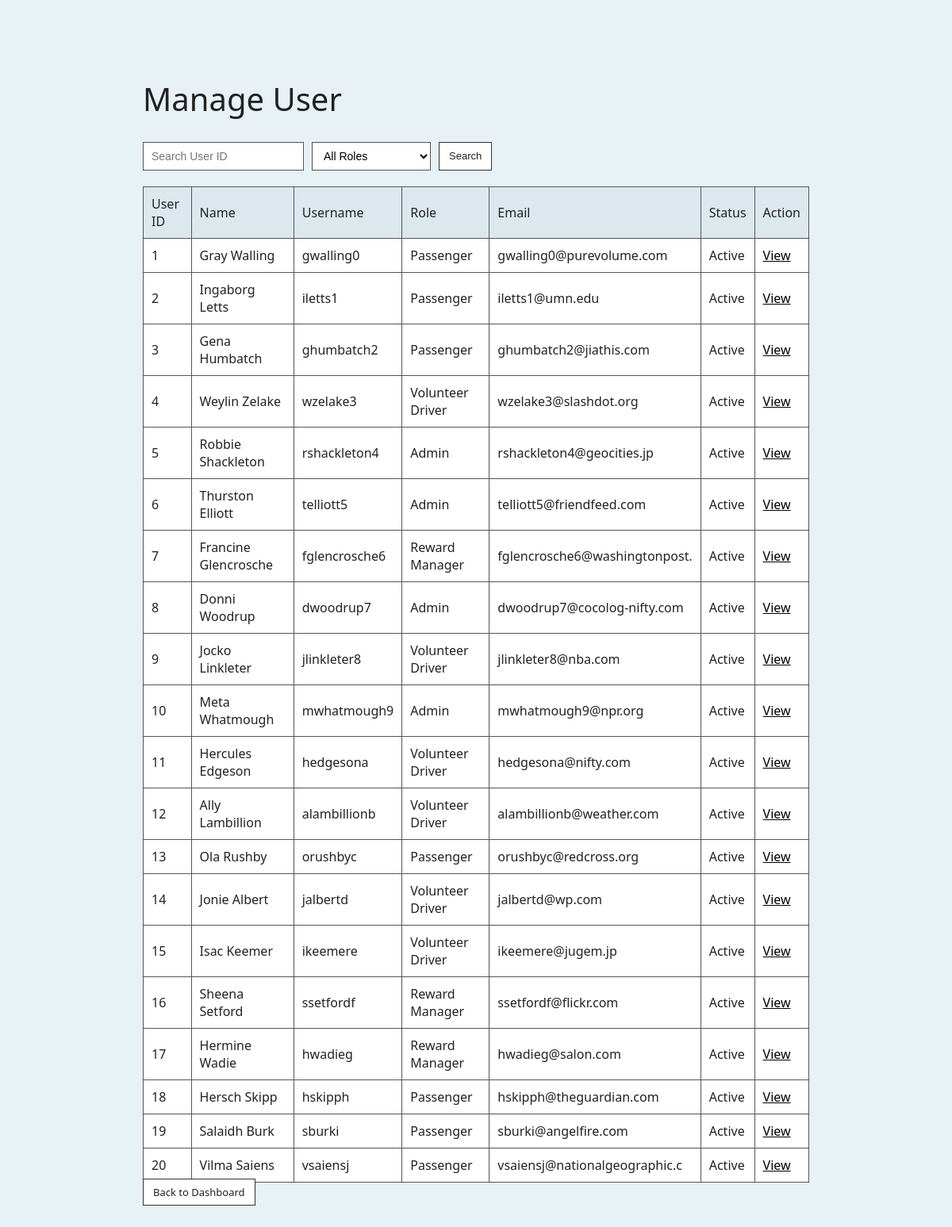
The app's page /ManageUser.php (signed in) with its own data.
### tables this page shows
CREATE TABLE `user` (
  `UserID` int(10) NOT NULL,
  `RoleID` int(10) NOT NULL,
  `Email` varchar(30) NOT NULL,
  `Password` varchar(20) NOT NULL,
  `Username` varchar(20) NOT NULL,
  `Name` varchar(50) NOT NULL,
  `Gender` varchar(10) NOT NULL,
  `AccountStatus` varchar(20) DEFAULT 'Active'
);

CREATE TABLE `role` (
  `RoleID` int(10) NOT NULL,
  `RoleName` varchar(100) NOT NULL
);

### ManageUser.php (the view, shortened to what this page needs)
<?php
include("dbconn.php");
$search = isset($_GET['search']) ? trim($_GET['search']) : "";
$sql = "SELECT u.UserID, u.Name, u.Username, u.Email, u.AccountStatus, r.RoleName
        FROM user u
        JOIN role r ON u.RoleID = r.RoleID
        WHERE 1=1";
$sql .= " ORDER BY u.UserID";
$result = mysqli_query($conn, $sql);
?>
<!DOCTYPE html>
<html lang="en">
<head>
    <link rel="stylesheet" href="styleA.css">
</head>
<body>
    <div class="center-wrapper">
        <h1>Manage User</h1>
        <form method="GET" action="ManageUser.php" class="search-bar">
            <input
                type="number"
                name="search"
                placeholder="Search User ID"
                value="<?php echo htmlspecialchars($search); ?>"
            >
           <select name="role">
                <option value="">All Roles</option>
            </select>
            <button type="submit" class="table-btn">Search</button>
        </form>
        <table>
            <tr>
                <th>User ID</th>
                <th>Name</th>
                <th>Username</th>
                <th>Role</th>
                <th>Email</th>
                <th>Status</th>
                <th>Action</th>
            </tr>
            <?php if ($result && mysqli_num_rows($result) > 0) { ?>
                <?php while ($row = mysqli_fetch_assoc($result)) { ?>
                    <tr>
                        <td><?php echo htmlspecialchars($row['UserID']); ?></td>
                        <td><?php echo htmlspecialchars($row['Name']); ?></td>
                        <td><?php echo htmlspecialchars($row['Username']); ?></td>
                        <td><?php echo htmlspecialchars($row['RoleName']); ?></td>
                        <td><?php echo htmlspecialchars($row['Email']); ?></td>
                        <td><?php echo htmlspecialchars($row['AccountStatus']); ?></td>
                        <td>
                            <a
                                href="UserProfile.php?user_id=<?php echo $row['UserID']; ?>"
                                class="view-btn"
                            >
                                View
                            </a>
                        </td>
                    </tr>
                <?php } ?>
            <?php } else { ?>
                <tr>
                    <td colspan="7">No users found.</td>
                </tr>
            <?php } ?>
        </table>
        <a href="AdminDashboard.php" class="table-btn">Back to Dashboard</a>
    </div>
</body>
</html>

### styleA.css (style rules this page uses)
* { box-sizing: border-box; }
body { margin: 0; padding: 20px; min-height: 100vh; background-color: #e8f1f5; color: #222222; font-family: 'Segoe UI', Arial, sans-serif; }
h1, h2, h3 { color: #222222; font-weight: 500; }
h1 { font-size: 40px; }
.center-wrapper { width: 100%; max-width: 900px; margin: 20px auto; padding: 30px; }
.view-btn { width: 10px; color: #000; }
table { width: 100%; border-collapse: collapse; margin-top: 20px; background-color: #ffffff; }
th, td { border: 1px solid #555555; padding: 10px; text-align: left; }
th { background-color: #dce7ee; font-weight: 500; }
.search-bar { display: flex; gap: 10px; margin-bottom: 20px; flex-wrap: wrap; }
.search-bar input, .search-bar select { padding: 8px 10px; border: 1px solid #555555; font-size: 14px; background-color: #ffffff; }
.table-btn { padding: 7px 12px; background-color: #ffffff; color: #222222; border: 1px solid #333333; text-decoration: none; font-size: 13px; cursor: pointer; }

### records on screen
user: UserID "1", Name "Gray Walling", Username "gwalling0", RoleID.RoleName "Passenger", Email "gwalling0@purevolume.com", AccountStatus "Active"
user: UserID "2", Name "Ingaborg Letts", Username "iletts1", RoleID.RoleName "Passenger", Email "iletts1@umn.edu", AccountStatus "Active"
user: UserID "3", Name "Gena Humbatch", Username "ghumbatch2", RoleID.RoleName "Passenger", Email "ghumbatch2@jiathis.com", AccountStatus "Active"
user: UserID "4", Name "Weylin Zelake", Username "wzelake3", RoleID.RoleName "Volunteer Driver", Email "wzelake3@slashdot.org", AccountStatus "Active"
user: UserID "5", Name "Robbie Shackleton", Username "rshackleton4", RoleID.RoleName "Admin", Email "rshackleton4@geocities.jp", AccountStatus "Active"
user: UserID "6", Name "Thurston Elliott", Username "telliott5", RoleID.RoleName "Admin", Email "telliott5@friendfeed.com", AccountStatus "Active"
user: UserID "7", Name "Francine Glencrosche", Username "fglencrosche6", RoleID.RoleName "Reward Manager", Email "fglencrosche6@washingtonpost.", AccountStatus "Active"
user: UserID "8", Name "Donni Woodrup", Username "dwoodrup7", RoleID.RoleName "Admin", Email "dwoodrup7@cocolog-nifty.com", AccountStatus "Active"
user: UserID "9", Name "Jocko Linkleter", Username "jlinkleter8", RoleID.RoleName "Volunteer Driver", Email "jlinkleter8@nba.com", AccountStatus "Active"
user: UserID "10", Name "Meta Whatmough", Username "mwhatmough9", RoleID.RoleName "Admin", Email "mwhatmough9@npr.org", AccountStatus "Active"
user: UserID "11", Name "Hercules Edgeson", Username "hedgesona", RoleID.RoleName "Volunteer Driver", Email "hedgesona@nifty.com", AccountStatus "Active"
user: UserID "12", Name "Ally Lambillion", Username "alambillionb", RoleID.RoleName "Volunteer Driver", Email "alambillionb@weather.com", AccountStatus "Active"
user: UserID "13", Name "Ola Rushby", Username "orushbyc", RoleID.RoleName "Passenger", Email "orushbyc@redcross.org", AccountStatus "Active"
user: UserID "14", Name "Jonie Albert", Username "jalbertd", RoleID.RoleName "Volunteer Driver", Email "jalbertd@wp.com", AccountStatus "Active"
user: UserID "15", Name "Isac Keemer", Username "ikeemere", RoleID.RoleName "Volunteer Driver", Email "ikeemere@jugem.jp", AccountStatus "Active"
user: UserID "16", Name "Sheena Setford", Username "ssetfordf", RoleID.RoleName "Reward Manager", Email "ssetfordf@flickr.com", AccountStatus "Active"
user: UserID "17", Name "Hermine Wadie", Username "hwadieg", RoleID.RoleName "Reward Manager", Email "hwadieg@salon.com", AccountStatus "Active"
user: UserID "18", Name "Hersch Skipp", Username "hskipph", RoleID.RoleName "Passenger", Email "hskipph@theguardian.com", AccountStatus "Active"
user: UserID "19", Name "Salaidh Burk", Username "sburki", RoleID.RoleName "Passenger", Email "sburki@angelfire.com", AccountStatus "Active"
user: UserID "20", Name "Vilma Saiens", Username "vsaiensj", RoleID.RoleName "Passenger", Email "vsaiensj@nationalgeographic.c", AccountStatus "Active"
